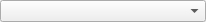
<?xml version="1.0" encoding="UTF-8"?>
<ui version="4.0">
 <class>DistributionFieldSelector</class>
 <widget class="QWidget" name="DistributionFieldSelector">
  <property name="geometry">
   <rect>
    <x>0</x>
    <y>0</y>
    <width>206</width>
    <height>20</height>
   </rect>
  </property>
  <property name="windowTitle">
   <string>Form</string>
  </property>
  <layout class="QVBoxLayout" name="verticalLayout">
   <property name="spacing">
    <number>0</number>
   </property>
   <property name="leftMargin">
    <number>0</number>
   </property>
   <property name="topMargin">
    <number>0</number>
   </property>
   <property name="rightMargin">
    <number>0</number>
   </property>
   <property name="bottomMargin">
    <number>0</number>
   </property>
   <item>
    <widget class="QComboBox" name="cmbField"/>
   </item>
  </layout>
 </widget>
 <resources/>
 <connections>
  <connection>
   <sender>cmbField</sender>
   <signal>currentIndexChanged(int)</signal>
   <receiver>DistributionFieldSelector</receiver>
   <slot>onSelection(int)</slot>
   <hints>
    <hint type="sourcelabel">
     <x>65</x>
     <y>23</y>
    </hint>
    <hint type="destinationlabel">
     <x>217</x>
     <y>23</y>
    </hint>
   </hints>
  </connection>
 </connections>
 <slots>
  <slot>onSelection(int)</slot>
 </slots>
</ui>
